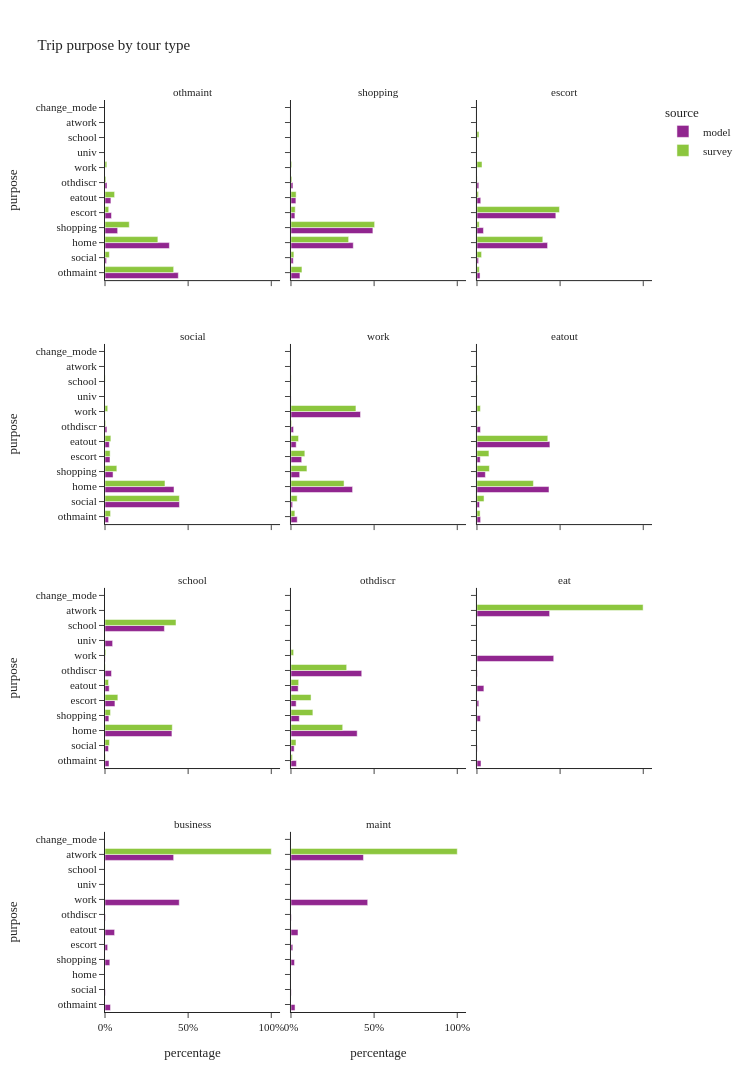

The code cell stored with this chart in its notebook:
### Code cell
util.plot_share_facetbar(trip_data, 'trip_weight', share_col="purpose", title="Trip purpose by tour type", 
                         facet_col="tour_type", facet_col_wrap=3, height=1200)

### Figure 1 — Plotly figure (JSON) as saved in the notebook; plotly's stock layout.template omitted (floating-point values rounded to 4 significant figures)
{"data": [{"alignmentgroup": "True", "customdata": [[339548], [7047], [298188], [58614], [30092], [27338], [9380]], "hovertemplate": "source=model<br>tour_type=othmaint<br>percentage=%{x}<br>purpose=%{y}<br>sample_size=%{customdata[0]}<extra></extra>", "legendgroup": "model", "marker": {"color": "#91268F", "pattern": {"shape": ""}}, "name": "model", "offsetgroup": "model", "orientation": "h", "showlegend": true, "textposition": "auto", "type": "bar", "x": [0.4409, 0.009149, 0.3872, 0.0761, 0.03907, 0.03549, 0.01218], "xaxis": "x10", "y": ["othmaint", "social", "home", "shopping", "escort", "eatout", "othdiscr"], "yaxis": "y10"}, {"alignmentgroup": "True", "customdata": [[65210], [16672], [452730], [595313], [28590], [35787], [14330]], "hovertemplate": "source=model<br>tour_type=shopping<br>percentage=%{x}<br>purpose=%{y}<br>sample_size=%{customdata[0]}<extra></extra>", "legendgroup": "model", "marker": {"color": "#91268F", "pattern": {"shape": ""}}, "name": "model", "offsetgroup": "model", "orientation": "h", "showlegend": false, "textposition": "auto", "type": "bar", "x": [0.05395, 0.01379, 0.3746, 0.4926, 0.02365, 0.02961, 0.01186], "xaxis": "x11", "y": ["othmaint", "social", "home", "shopping", "escort", "eatout", "othdiscr"], "yaxis": "y11"}, {"alignmentgroup": "True", "customdata": [[18949], [9867], [434363], [40012], [485171], [23226], [11386]], "hovertemplate": "source=model<br>tour_type=escort<br>percentage=%{x}<br>purpose=%{y}<br>sample_size=%{customdata[0]}<extra></extra>", "legendgroup": "model", "marker": {"color": "#91268F", "pattern": {"shape": ""}}, "name": "model", "offsetgroup": "model", "orientation": "h", "showlegend": false, "textposition": "auto", "type": "bar", "x": [0.01852, 0.009645, 0.4246, 0.03911, 0.4743, 0.0227, 0.01113], "xaxis": "x12", "y": ["othmaint", "social", "home", "shopping", "escort", "eatout", "othdiscr"], "yaxis": "y12"}, {"alignmentgroup": "True", "customdata": [[48720], [1010685], [936974], [109278], [67905], [58471], [25867]], "hovertemplate": "source=model<br>tour_type=social<br>percentage=%{x}<br>purpose=%{y}<br>sample_size=%{customdata[0]}<extra></extra>", "legendgroup": "model", "marker": {"color": "#91268F", "pattern": {"shape": ""}}, "name": "model", "offsetgroup": "model", "orientation": "h", "showlegend": false, "textposition": "auto", "type": "bar", "x": [0.02158, 0.4476, 0.415, 0.0484, 0.03007, 0.0259, 0.01146], "xaxis": "x7", "y": ["othmaint", "social", "home", "shopping", "escort", "eatout", "othdiscr"], "yaxis": "y7"}, {"alignmentgroup": "True", "customdata": [[1690980], [151697], [39218], [1498196], [211767], [260769], [126368], [62281], [2854]], "hovertemplate": "source=model<br>tour_type=work<br>percentage=%{x}<br>purpose=%{y}<br>sample_size=%{customdata[0]}<extra></extra>", "legendgroup": "model", "marker": {"color": "#91268F", "pattern": {"shape": ""}}, "name": "model", "offsetgroup": "model", "orientation": "h", "showlegend": false, "textposition": "auto", "type": "bar", "x": [0.4181, 0.03751, 0.009698, 0.3705, 0.05236, 0.06448, 0.03125, 0.0154, 0.0007057], "xaxis": "x8", "y": ["work", "othmaint", "social", "home", "shopping", "escort", "eatout", "othdiscr", "univ"], "yaxis": "y8"}, {"alignmentgroup": "True", "customdata": [[14179], [9886], [281435], [32853], [12744], [284937], [13650]], "hovertemplate": "source=model<br>tour_type=eatout<br>percentage=%{x}<br>purpose=%{y}<br>sample_size=%{customdata[0]}<extra></extra>", "legendgroup": "model", "marker": {"color": "#91268F", "pattern": {"shape": ""}}, "name": "model", "offsetgroup": "model", "orientation": "h", "showlegend": false, "textposition": "auto", "type": "bar", "x": [0.02182, 0.01522, 0.4332, 0.05057, 0.01962, 0.4386, 0.02101], "xaxis": "x9", "y": ["othmaint", "social", "home", "shopping", "escort", "eatout", "othdiscr"], "yaxis": "y9"}, {"alignmentgroup": "True", "customdata": [[2235], [37323], [32703], [619214], [35978], [91958], [549536], [38900], [60186], [70495]], "hovertemplate": "source=model<br>tour_type=school<br>percentage=%{x}<br>purpose=%{y}<br>sample_size=%{customdata[0]}<extra></extra>", "legendgroup": "model", "marker": {"color": "#91268F", "pattern": {"shape": ""}}, "name": "model", "offsetgroup": "model", "orientation": "h", "showlegend": false, "textposition": "auto", "type": "bar", "x": [0.001453, 0.02426, 0.02126, 0.4025, 0.02338, 0.05977, 0.3572, 0.02528, 0.03912, 0.04582], "xaxis": "x4", "y": ["work", "othmaint", "social", "home", "shopping", "escort", "school", "eatout", "othdiscr", "univ"], "yaxis": "y4"}, {"alignmentgroup": "True", "customdata": [[9811], [5794], [119757], [15070], [9344], [13024], [128001]], "hovertemplate": "source=model<br>tour_type=othdiscr<br>percentage=%{x}<br>purpose=%{y}<br>sample_size=%{customdata[0]}<extra></extra>", "legendgroup": "model", "marker": {"color": "#91268F", "pattern": {"shape": ""}}, "name": "model", "offsetgroup": "model", "orientation": "h", "showlegend": false, "textposition": "auto", "type": "bar", "x": [0.03262, 0.01926, 0.3981, 0.0501, 0.03106, 0.0433, 0.4255], "xaxis": "x5", "y": ["othmaint", "social", "home", "shopping", "escort", "eatout", "othdiscr"], "yaxis": "y5"}, {"alignmentgroup": "True", "customdata": [[342423], [18064], [1124], [15373], [8224], [30898], [324067], [1516]], "hovertemplate": "source=model<br>tour_type=eat<br>percentage=%{x}<br>purpose=%{y}<br>sample_size=%{customdata[0]}<extra></extra>", "legendgroup": "model", "marker": {"color": "#91268F", "pattern": {"shape": ""}}, "name": "model", "offsetgroup": "model", "orientation": "h", "showlegend": false, "textposition": "auto", "type": "bar", "x": [0.4617, 0.02436, 0.001515, 0.02073, 0.01109, 0.04166, 0.4369, 0.002044], "xaxis": "x6", "y": ["work", "othmaint", "social", "shopping", "escort", "eatout", "atwork", "othdiscr"], "yaxis": "y6"}, {"alignmentgroup": "True", "customdata": [[79182], [5869], [412], [5119], [2801], [10225], [73219], [522]], "hovertemplate": "source=model<br>tour_type=business<br>percentage=%{x}<br>purpose=%{y}<br>sample_size=%{customdata[0]}<extra></extra>", "legendgroup": "model", "marker": {"color": "#91268F", "pattern": {"shape": ""}}, "name": "model", "offsetgroup": "model", "orientation": "h", "showlegend": false, "textposition": "auto", "type": "bar", "x": [0.4465, 0.03309, 0.002323, 0.02886, 0.01579, 0.05765, 0.4129, 0.002943], "xaxis": "x", "y": ["work", "othmaint", "social", "shopping", "escort", "eatout", "atwork", "othdiscr"], "yaxis": "y"}, {"alignmentgroup": "True", "customdata": [[53948], [2854], [185], [2492], [1295], [4944], [50971], [244]], "hovertemplate": "source=model<br>tour_type=maint<br>percentage=%{x}<br>purpose=%{y}<br>sample_size=%{customdata[0]}<extra></extra>", "legendgroup": "model", "marker": {"color": "#91268F", "pattern": {"shape": ""}}, "name": "model", "offsetgroup": "model", "orientation": "h", "showlegend": false, "textposition": "auto", "type": "bar", "x": [0.4614, 0.02441, 0.001582, 0.02131, 0.01107, 0.04228, 0.4359, 0.002087], "xaxis": "x2", "y": ["work", "othmaint", "social", "shopping", "escort", "eatout", "atwork", "othdiscr"], "yaxis": "y2"}, {"alignmentgroup": "True", "customdata": [[23], [1029], [63], [875], [254], [72], [1], [89], [14]], "hovertemplate": "source=survey<br>tour_type=othmaint<br>percentage=%{x}<br>purpose=%{y}<br>sample_size=%{customdata[0]}<extra></extra>", "legendgroup": "survey", "marker": {"color": "#8CC63E", "pattern": {"shape": ""}}, "name": "survey", "offsetgroup": "survey", "orientation": "h", "showlegend": true, "textposition": "auto", "type": "bar", "x": [0.01108, 0.4129, 0.0262, 0.318, 0.146, 0.02235, 5.026e-05, 0.05771, 0.005738], "xaxis": "x10", "y": ["work", "othmaint", "social", "home", "shopping", "escort", "school", "eatout", "othdiscr"], "yaxis": "y10"}, {"alignmentgroup": "True", "customdata": [[42], [210], [152], [1542], [2117], [124], [122], [21]], "hovertemplate": "source=survey<br>tour_type=shopping<br>percentage=%{x}<br>purpose=%{y}<br>sample_size=%{customdata[0]}<extra></extra>", "legendgroup": "survey", "marker": {"color": "#8CC63E", "pattern": {"shape": ""}}, "name": "survey", "offsetgroup": "survey", "orientation": "h", "showlegend": false, "textposition": "auto", "type": "bar", "x": [0.004645, 0.06596, 0.01748, 0.3468, 0.5031, 0.02559, 0.03095, 0.005551], "xaxis": "x11", "y": ["work", "othmaint", "social", "home", "shopping", "escort", "eatout", "othdiscr"], "yaxis": "y11"}, {"alignmentgroup": "True", "customdata": [[18], [34], [59], [991], [63], [1185], [8], [39], [5]], "hovertemplate": "source=survey<br>tour_type=escort<br>percentage=%{x}<br>purpose=%{y}<br>sample_size=%{customdata[0]}<extra></extra>", "legendgroup": "survey", "marker": {"color": "#8CC63E", "pattern": {"shape": ""}}, "name": "survey", "offsetgroup": "survey", "orientation": "h", "showlegend": false, "textposition": "auto", "type": "bar", "x": [0.0305, 0.01393, 0.02771, 0.396, 0.01355, 0.496, 0.01194, 0.009113, 0.001229], "xaxis": "x12", "y": ["work", "othmaint", "social", "home", "shopping", "escort", "school", "eatout", "othdiscr"], "yaxis": "y12"}, {"alignmentgroup": "True", "customdata": [[90], [168], [3746], [3086], [485], [242], [2], [261], [36]], "hovertemplate": "source=survey<br>tour_type=social<br>percentage=%{x}<br>purpose=%{y}<br>sample_size=%{customdata[0]}<extra></extra>", "legendgroup": "survey", "marker": {"color": "#8CC63E", "pattern": {"shape": ""}}, "name": "survey", "offsetgroup": "survey", "orientation": "h", "showlegend": false, "textposition": "auto", "type": "bar", "x": [0.01627, 0.03346, 0.4472, 0.3607, 0.07111, 0.03088, 0.001328, 0.03525, 0.003861], "xaxis": "x7", "y": ["work", "othmaint", "social", "home", "shopping", "escort", "school", "eatout", "othdiscr"], "yaxis": "y7"}, {"alignmentgroup": "True", "customdata": [[4327], [174], [390], [3004], [546], [370], [12], [416], [40], [1]], "hovertemplate": "source=survey<br>tour_type=work<br>percentage=%{x}<br>purpose=%{y}<br>sample_size=%{customdata[0]}<extra></extra>", "legendgroup": "survey", "marker": {"color": "#8CC63E", "pattern": {"shape": ""}}, "name": "survey", "offsetgroup": "survey", "orientation": "h", "showlegend": false, "textposition": "auto", "type": "bar", "x": [0.3907, 0.02334, 0.03722, 0.3192, 0.09597, 0.08335, 0.001127, 0.04541, 0.003669, 2.565e-05], "xaxis": "x8", "y": ["work", "othmaint", "social", "home", "shopping", "escort", "school", "eatout", "othdiscr", "change_mode"], "yaxis": "y8"}, {"alignmentgroup": "True", "customdata": [[42], [55], [125], [813], [180], [110], [4], [952], [15]], "hovertemplate": "source=survey<br>tour_type=eatout<br>percentage=%{x}<br>purpose=%{y}<br>sample_size=%{customdata[0]}<extra></extra>", "legendgroup": "survey", "marker": {"color": "#8CC63E", "pattern": {"shape": ""}}, "name": "survey", "offsetgroup": "survey", "orientation": "h", "showlegend": false, "textposition": "auto", "type": "bar", "x": [0.02061, 0.01888, 0.04257, 0.3394, 0.07479, 0.07207, 0.002691, 0.426, 0.002974], "xaxis": "x9", "y": ["work", "othmaint", "social", "home", "shopping", "escort", "school", "eatout", "othdiscr"], "yaxis": "y9"}, {"alignmentgroup": "True", "customdata": [[11], [20], [66], [639], [34], [88], [667], [28], [17]], "hovertemplate": "source=survey<br>tour_type=school<br>percentage=%{x}<br>purpose=%{y}<br>sample_size=%{customdata[0]}<extra></extra>", "legendgroup": "survey", "marker": {"color": "#8CC63E", "pattern": {"shape": ""}}, "name": "survey", "offsetgroup": "survey", "orientation": "h", "showlegend": false, "textposition": "auto", "type": "bar", "x": [0.005004, 0.002864, 0.02672, 0.4047, 0.03328, 0.07731, 0.427, 0.02137, 0.001726], "xaxis": "x4", "y": ["work", "othmaint", "social", "home", "shopping", "escort", "school", "eatout", "othdiscr"], "yaxis": "y4"}, {"alignmentgroup": "True", "customdata": [[5], [14], [26], [185], [41], [24], [6], [25], [210]], "hovertemplate": "source=survey<br>tour_type=othdiscr<br>percentage=%{x}<br>purpose=%{y}<br>sample_size=%{customdata[0]}<extra></extra>", "legendgroup": "survey", "marker": {"color": "#8CC63E", "pattern": {"shape": ""}}, "name": "survey", "offsetgroup": "survey", "orientation": "h", "showlegend": false, "textposition": "auto", "type": "bar", "x": [0.01587, 0.008683, 0.03015, 0.3111, 0.1317, 0.1207, 0.0006497, 0.0462, 0.335], "xaxis": "x5", "y": ["work", "othmaint", "social", "home", "shopping", "escort", "school", "eatout", "othdiscr"], "yaxis": "y5"}, {"alignmentgroup": "True", "customdata": [[1], [1], [260]], "hovertemplate": "source=survey<br>tour_type=eat<br>percentage=%{x}<br>purpose=%{y}<br>sample_size=%{customdata[0]}<extra></extra>", "legendgroup": "survey", "marker": {"color": "#8CC63E", "pattern": {"shape": ""}}, "name": "survey", "offsetgroup": "survey", "orientation": "h", "showlegend": false, "textposition": "auto", "type": "bar", "x": [0.0004294, 0.0004294, 0.9991], "xaxis": "x6", "y": ["work", "eatout", "atwork"], "yaxis": "y6"}, {"alignmentgroup": "True", "customdata": [[289]], "hovertemplate": "source=survey<br>tour_type=business<br>percentage=%{x}<br>purpose=%{y}<br>sample_size=%{customdata[0]}<extra></extra>", "legendgroup": "survey", "marker": {"color": "#8CC63E", "pattern": {"shape": ""}}, "name": "survey", "offsetgroup": "survey", "orientation": "h", "showlegend": false, "textposition": "auto", "type": "bar", "x": [1.0], "xaxis": "x", "y": ["atwork"], "yaxis": "y"}, {"alignmentgroup": "True", "customdata": [[240]], "hovertemplate": "source=survey<br>tour_type=maint<br>percentage=%{x}<br>purpose=%{y}<br>sample_size=%{customdata[0]}<extra></extra>", "legendgroup": "survey", "marker": {"color": "#8CC63E", "pattern": {"shape": ""}}, "name": "survey", "offsetgroup": "survey", "orientation": "h", "showlegend": false, "textposition": "auto", "type": "bar", "x": [1.0], "xaxis": "x2", "y": ["atwork"], "yaxis": "y2"}], "layout": {"annotations": [{"font": {}, "showarrow": false, "text": "business", "x": 0.16, "xanchor": "center", "xref": "paper", "y": 0.1975, "yanchor": "bottom", "yref": "paper"}, {"font": {}, "showarrow": false, "text": "maint", "x": 0.5, "xanchor": "center", "xref": "paper", "y": 0.1975, "yanchor": "bottom", "yref": "paper"}, {"font": {}, "showarrow": false, "text": "school", "x": 0.16, "xanchor": "center", "xref": "paper", "y": 0.465, "yanchor": "bottom", "yref": "paper"}, {"font": {}, "showarrow": false, "text": "othdiscr", "x": 0.5, "xanchor": "center", "xref": "paper", "y": 0.465, "yanchor": "bottom", "yref": "paper"}, {"font": {}, "showarrow": false, "text": "eat", "x": 0.84, "xanchor": "center", "xref": "paper", "y": 0.465, "yanchor": "bottom", "yref": "paper"}, {"font": {}, "showarrow": false, "text": "social", "x": 0.16, "xanchor": "center", "xref": "paper", "y": 0.7325, "yanchor": "bottom", "yref": "paper"}, {"font": {}, "showarrow": false, "text": "work", "x": 0.5, "xanchor": "center", "xref": "paper", "y": 0.7325, "yanchor": "bottom", "yref": "paper"}, {"font": {}, "showarrow": false, "text": "eatout", "x": 0.84, "xanchor": "center", "xref": "paper", "y": 0.7325, "yanchor": "bottom", "yref": "paper"}, {"font": {}, "showarrow": false, "text": "othmaint", "x": 0.16, "xanchor": "center", "xref": "paper", "y": 1.0, "yanchor": "bottom", "yref": "paper"}, {"font": {}, "showarrow": false, "text": "shopping", "x": 0.5, "xanchor": "center", "xref": "paper", "y": 1.0, "yanchor": "bottom", "yref": "paper"}, {"font": {}, "showarrow": false, "text": "escort", "x": 0.84, "xanchor": "center", "xref": "paper", "y": 1.0, "yanchor": "bottom", "yref": "paper"}], "barmode": "group", "height": 1200, "legend": {"title": {"text": "source"}, "tracegroupgap": 0}, "title": {"text": "Trip purpose by tour type"}, "width": 750, "xaxis": {"anchor": "y", "domain": [0.0, 0.32], "tickformat": ".0%", "title": {"text": "percentage"}}, "xaxis10": {"anchor": "y10", "domain": [0.0, 0.32], "matches": "x", "showticklabels": false}, "xaxis11": {"anchor": "y11", "domain": [0.34, 0.66], "matches": "x", "showticklabels": false}, "xaxis12": {"anchor": "y12", "domain": [0.68, 1.0], "matches": "x", "showticklabels": false}, "xaxis2": {"anchor": "y2", "domain": [0.34, 0.66], "matches": "x", "tickformat": ".0%", "title": {"text": "percentage"}}, "xaxis3": {"anchor": "y3", "domain": [0.68, 1.0], "matches": "x", "title": {"text": "percentage"}}, "xaxis4": {"anchor": "y4", "domain": [0.0, 0.32], "matches": "x", "showticklabels": false}, "xaxis5": {"anchor": "y5", "domain": [0.34, 0.66], "matches": "x", "showticklabels": false}, "xaxis6": {"anchor": "y6", "domain": [0.68, 1.0], "matches": "x", "showticklabels": false}, "xaxis7": {"anchor": "y7", "domain": [0.0, 0.32], "matches": "x", "showticklabels": false}, "xaxis8": {"anchor": "y8", "domain": [0.34, 0.66], "matches": "x", "showticklabels": false}, "xaxis9": {"anchor": "y9", "domain": [0.68, 1.0], "matches": "x", "showticklabels": false}, "yaxis": {"anchor": "x", "domain": [0.0, 0.1975], "title": {"text": "purpose"}}, "yaxis10": {"anchor": "x10", "domain": [0.8025, 1.0], "matches": "y", "title": {"text": "purpose"}}, "yaxis11": {"anchor": "x11", "domain": [0.8025, 1.0], "matches": "y", "showticklabels": false}, "yaxis12": {"anchor": "x12", "domain": [0.8025, 1.0], "matches": "y", "showticklabels": false}, "yaxis2": {"anchor": "x2", "domain": [0.0, 0.1975], "matches": "y", "showticklabels": false}, "yaxis3": {"anchor": "x3", "domain": [0.0, 0.1975], "matches": "y", "showticklabels": false}, "yaxis4": {"anchor": "x4", "domain": [0.2675, 0.465], "matches": "y", "title": {"text": "purpose"}}, "yaxis5": {"anchor": "x5", "domain": [0.2675, 0.465], "matches": "y", "showticklabels": false}, "yaxis6": {"anchor": "x6", "domain": [0.2675, 0.465], "matches": "y", "showticklabels": false}, "yaxis7": {"anchor": "x7", "domain": [0.535, 0.7325], "matches": "y", "title": {"text": "purpose"}}, "yaxis8": {"anchor": "x8", "domain": [0.535, 0.7325], "matches": "y", "showticklabels": false}, "yaxis9": {"anchor": "x9", "domain": [0.535, 0.7325], "matches": "y", "showticklabels": false}}}
